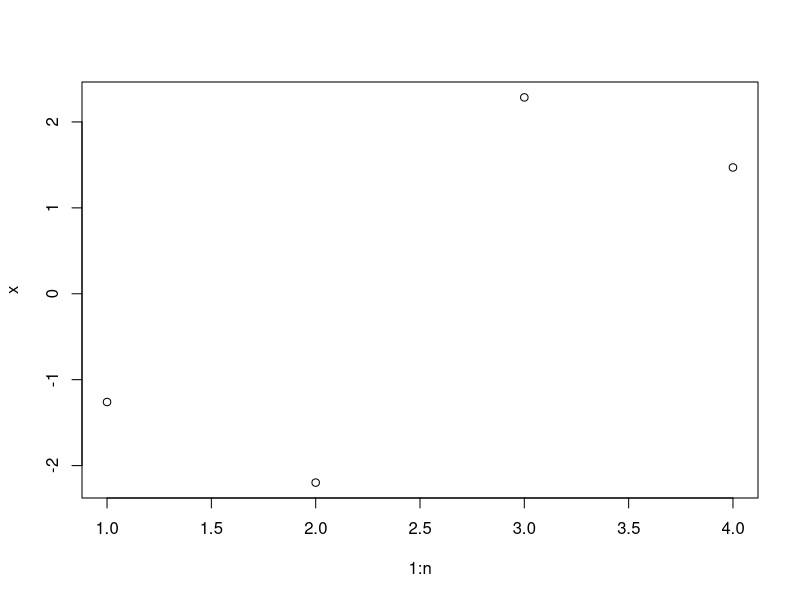

The R script that drew this image: (Note: this script raises an error after producing the figure.)
## ---- chunk 1
knitr::opts_chunk$set(echo = TRUE)
## ---- chunk 2
#Creating the structure matrix
n = 4
R <- diag(2, n)
R[abs(row(R) - col(R)) == 1] <- -1
R[1, 1] <- 1
R[n, n] <- 1

R

k <- 1 #A constant connected top variance
Q <- k*R
mu <- rep(0, n)
## ---- chunk 3
# Eigenvalues
eigVecs <- eigen(Q, symmetric=TRUE) #Finds the eigenvectors

eigVals <- rep(0, n)
for(i in 2:n){
  eigVals[i] <- (2 - 2*cos(pi*(i - 1)/n))*k #Finds the eigenvalues
}

EVInv <- rev(sqrt(1/eigVals))  #Invert and square root for scaling

z <- rnorm(n-1) #Standard normal sample
y <- rep(0, n-1)
for(i in 1:(n-1)){
  y[i] <- z[i] * EVInv[i] #Computes the ys
}
x <- rep(0, n)
for(i in 1:(n-1)){
  x <- x + y[i]*eigVecs$vectors[1+i, 1:n] 
}


## ---- chunk 4
plot(1:n, x)
## ---- chunk 5
A <- eigVecs$vectors[1, 1:n]
Q_inv <- solve(Q)
det(Q)

Q_new <- Q + A%*%t(A)

L <- t(chol(Q_new)) #The lower triangle cholesky decomp.
z <- rnorm(n)
v <- solve(t(L), z)



Q_inv <- solve(Q_new)
det(Q_new)

x_adj <- x - Q_inv%*%A *solve(t(A)%*%Q_inv%*%A)*(t(A)%*%x)
## ---- chunk 6
library(ggplot2)
n <- 100
sigma <- 2
xt <- rep(0, n)
z <- sigma * rnorm(n-1)
for(i in 2:n){
  xt[i] <- xt[i-1] + z[i-1]
}

t <- 1:n
plot(t, xt)

N <- 10
n <- 100
sigma <- 2
beta <- 1

df <- data.frame(matrix(NA, nrow = n, ncol = N))
for (i in 1:N){
  xt <- rep(0, n)
  z <- sigma * rnorm(n-1)
  for(j in 2:n){
    xt[j] <- xt[j-1] + z[j-1]
  }
  df[, i] <- xt
}

set.seed(0)
t <- 1:100

ggplot(df, aes(x=t)) + 
  geom_line(aes(y = X1)) + geom_line(aes(y = X2)) +
  geom_line(aes(y = X3)) + geom_line(aes(y = X4)) +
  geom_line(aes(y = X5)) + geom_line(aes(y = X6)) +
  geom_line(aes(y = X7)) + geom_line(aes(y = X8)) +
  geom_line(aes(y = X9)) + geom_line(aes(y = X10)) 

